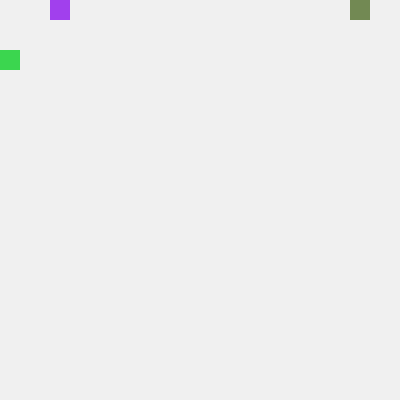
Frame 1 (no input)
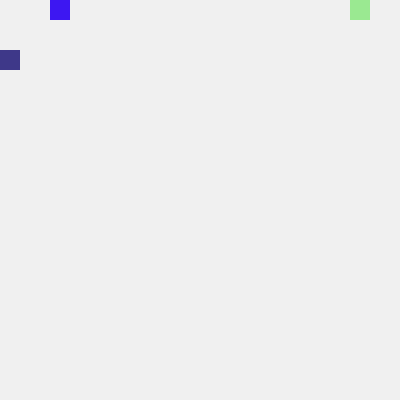
Frame 60 (the mouse pressed at the canvas centre just before this capture)
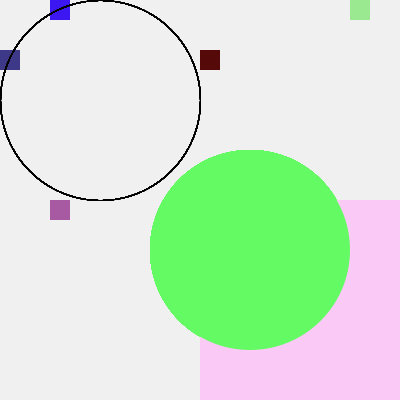
Frame 120 (the mouse held since frame 60 and released just before this capture)

The Processing sketch that drew these frames (run headless with seeded random() and noise(); from frame 60 on, the mouse is pressed at the canvas centre):

// Processing sketch: processing_66888
// ── processing_66888.pde

void setup(){
  size(400,400);
  background(240);
  smooth();
  noStroke();
  frameRate(60);
}

void draw(){
  for(int i=0;i<10;i++);
  noStroke();
  fill(random(250),random(250),random(250));
  rect(50,mouseY,20,20);
  
  fill(random(250),random(250),random(250));
  rect(mouseX,50,20,20);
  
  fill(random(250),random(250),random(250));
  rect(350,mouseY,20,20);
  
  fill(250,random(250),random(250));
  rect(mouseY,mouseX,mouseX,mouseY);
  
  fill(100,250,100);
  ellipse(250,250,mouseX,mouseY);
  noFill();
  stroke(1);
  ellipse(100,100,mouseX,mouseY);
}
